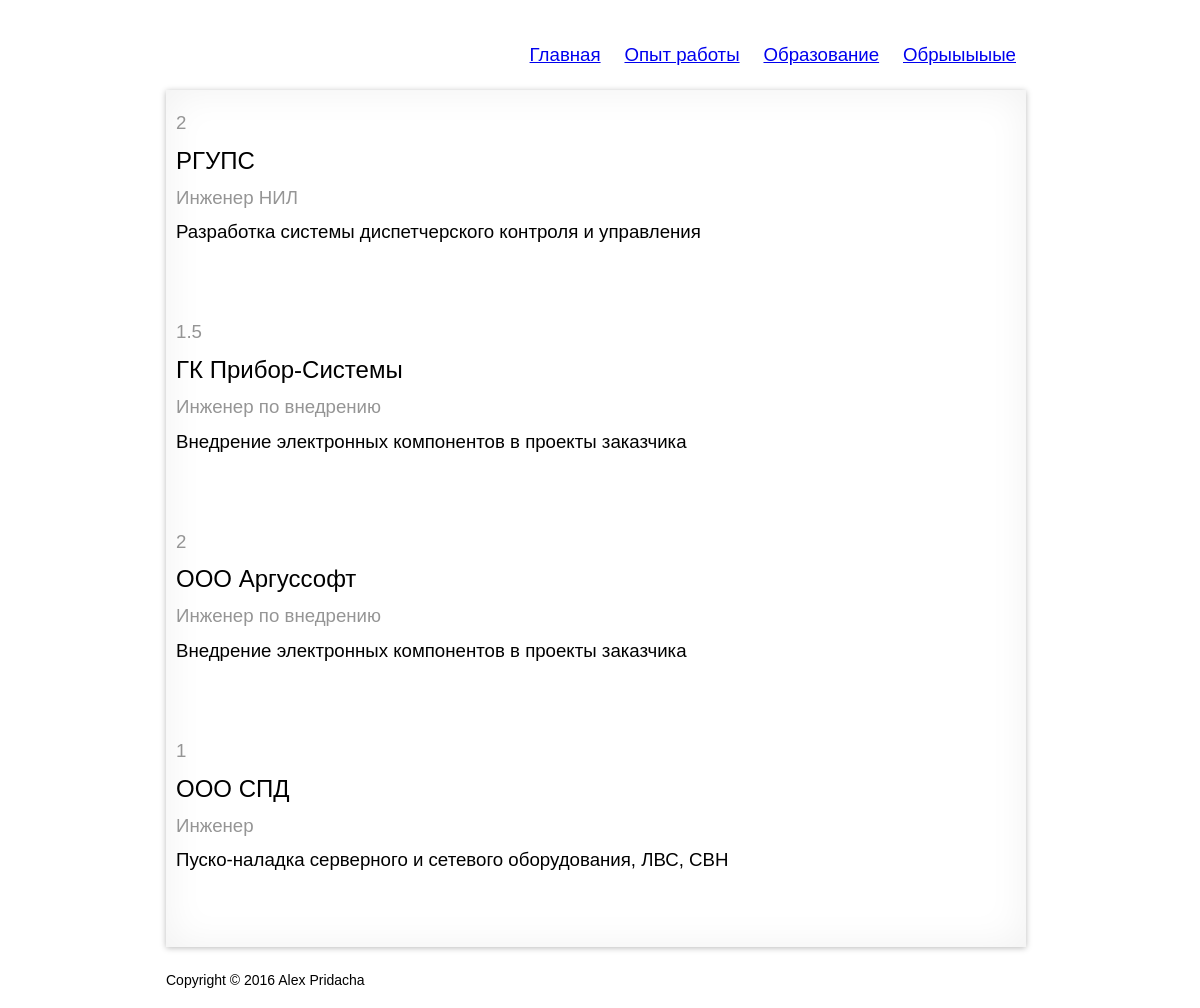
The page /job/ on the database its author committed.
### main_app/models.py (models this page shows)
class Job_place(models.Model):
    j_name = models.ForeignKey(Organisation, verbose_name='Организация', null=True)
    period = models.CharField(verbose_name='Время работы', max_length=16, blank=True)
    position = models.CharField(verbose_name='Должность', max_length=32)
    resp = models.TextField(verbose_name='Обязанности')

class Organisation(models.Model):
    name = models.CharField(verbose_name='Организация', max_length=128)
    region = models.CharField(verbose_name='Регион',max_length=32, blank=True)
    site = models.URLField(verbose_name='Сайт',blank=True)
    phone = models.CharField(verbose_name='Телефон',max_length=16, blank=True)

### main_app/views.py (the view)
# urls.py: url(r'^job/$', job, name="job"),
def job(request):
	job_places = Job_place.objects.all()
	return render_to_response('job.html', {'job_places':job_places})

### templates/job.html (shortened to what this page needs)
{% extends "base.html" %}
{% load staticfiles %}
{% block content %}
	{% for jp in job_places %}
		<div class="experience">{{jp.period}}</div>
		<div class="wplace">{{jp.j_name.name}}</div>
		<div class="wpost">{{jp.position}}</div>
		<div class="wdesc">{{jp.resp}}<br><br><br><br></div>
	{% endfor %}
{% endblock %}

### templates/base.html (shortened to what this page needs)
<!DOCTYPE html>
<html lang="en">
<head>
    <link rel="stylesheet" type="text/css" href="/static/style.css">
</head>
<body>
<div id="container">
	<div class="top">
	<header>
		<div class="menu">
		    <ul>
		        <li><a href="{% url 'index' %}">Главная</a></li>
		        <li><a href="{% url 'job' %}">Опыт работы</a></li>
		        <li><a href="{% url 'learn' %}">Образование</a></li>
				<li><a href="{% url 'company_card' %}">Обрыыыыые</a></li>
		    </ul>
	    </div>
	</header>
	</div>
	<div class="content">
	{% block content %}
	{% endblock %}
	</div>
	<div class="footer">
    	<div class="copyright">Copyright © 2016 Alex Pridacha</div>
	</div>
</div>
</body>
</html>

### static/style.css (style rules this page uses)
body { margin-left: 0px; margin-top: 0px; font: normal 14px arial; }
#container { margin: 0 auto; width: 860px; margin-bottom: 20px; margin-top: 30px; }
.top { height: 60px; overflow: hidden; }
.menu { float: right; }
.menu ul li { display: inline; font-size: 14pt; font-color: black; margin: 10px; }
.content { padding: 10px; background-color: #FFF; -webkit-box-shadow: 0 1px 6px rgba(0, 0, 0, 0.27), 0 0 40px rgba(0, 0, 0, 0.06) inset; -moz-box-shadow: 0 1px 6px rgba(0, 0, 0, 0.27), 0 0 40px rgba(0, 0, 0, 0.06) inset; box-shadow: 0 1px 6px rgba(0, 0, 0, 0.27), 0 0 40px rgba(0, 0, 0, 0.06) inset; min-height: 250px; }
ul { list-style: none; }
.copyright { margin-top: 25px; }
.experience { font-size: 14pt; color: #959595; line-height: 2.5; }
.wplace { font-size: 18pt; }
.wpost { font-size: 14pt; color: #959595; line-height: 2.5; }
.wdesc { font-size: 14pt; }

### rows shown on the page
Job_place: period "2", j_name.name "РГУПС", position "Инженер НИЛ", resp "Разработка системы диспетчерского контроля и управления"
Job_place: period "1.5", j_name.name "ГК Прибор-Системы", position "Инженер по внедрению", resp "Внедрение электронных компонентов в проекты заказчика"
Job_place: period "2", j_name.name "ООО Аргуссофт", position "Инженер по внедрению", resp "Внедрение электронных компонентов в проекты заказчика"
Job_place: period "1", j_name.name "ООО СПД", position "Инженер", resp "Пуско-наладка серверного и сетевого оборудования, ЛВС, СВН"
